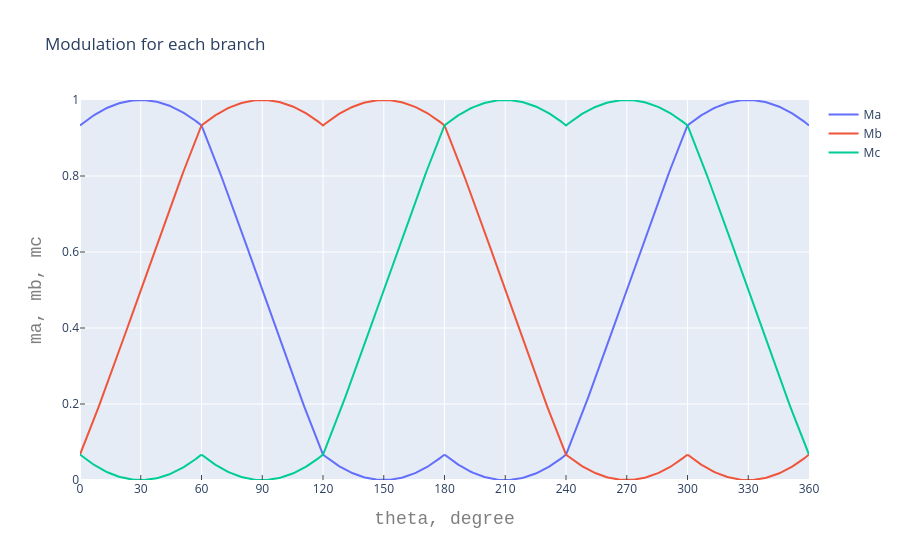

This figure's notebook cell:
### Markdown cell above
### SVPWM

For SVPWM, the zero vectors $T_{000}$ and $T_{111}$ are equally distributted.
$$T_{000} = T_{111} = \frac{1}{2}(1 - D_1 - D_2) = T_i$$


As a result,
$$V_0 = \frac{1}{6}(D_2 - D_1)$$

### Code cell
def SVM_duty_calc(VABi): # UABi is the pair values of Ualpha-beta
    Sector = modu_six_sector(VABi)
    [ta,tb,tc] = tabc(VABi)

    if Sector == 0:    # V0(000) <=> V1(100) <=> V2(110) <=> V7(111)
        d1 = tc # V1(100)
        d2 = ta # V2(110)
    elif Sector == 1:    # V0(000) <=> V3(010) <=> V2(110) <=> V7(111)
        d1 = -tc # V3(010)
        d2 = -tb # V2(110)
    elif Sector == 2:    # V0(000) <=> V3(010) <=> V4(011) <=> V7(111)
        d1 = ta # V3(010)
        d2 = tb # V4(011)
    elif Sector == 3:    # V0(000) <=> V5(001) <=> V4(011) <=> V7(111)
        d1 = -ta # V5(001)
        d2 = -tc # V4(011)
    elif Sector == 4:    # V0(000) <=> V5(001) <=> V6(101) <=> V7(111)
        d1 = tb # V5(001)
        d2 = tc # V6(101)
    else:                # V0(000) <=> V1(100) <=> V6(101) <=> V7(111)
        d1 = -tb # V1(100)
        d2 = -ta # V6(101)

    V0min = -1/2 + d1/3 + 2*d2/3
    V0max =  1/2 - 2*d1/3 - d2/3
    v_cm = (d2 - d1)/6  # SVPWM, Without CMV injection
    if v_cm > V0max:
        v_cm = V0max
    elif v_cm < V0min:
        v_cm = V0min
    else:
        pass

    if Sector == 0: # V0(000) <=> V1(100) <=> V2(110) <=> V7(111)
        mc = 1/2 + v_cm - d1/3 - 2*d2/3
        mb = mc + d2
        ma = mb + d1
    elif Sector == 1: # V0(000) <=> V3(010) <=> V2(110) <=> V7(111)
        mc = 1/2 + v_cm - d1/3 - 2*d2/3
        ma = mc + d2
        mb = ma + d1
    elif Sector == 2: # V0(000) <=> V3(010) <=> V4(011) <=> V7(111)
        ma = 1/2 + v_cm - d1/3 - 2*d2/3
        mc = ma + d2
        mb = mc + d1
    elif Sector == 3: # V0(000) <=> V5(001) <=> V4(011) <=> V7(111)
        ma = 1/2 + v_cm - d1/3 - 2*d2/3
        mb = ma + d2
        mc = mb + d1
    elif Sector == 4: # V0(000) <=> V5(001) <=> V6(101) <=> V7(111)
        mb = 1/2 + v_cm - d1/3 - 2*d2/3
        ma = mb + d2
        mc = ma + d1
    else: # V0(000) <=> V1(100) <=> V6(101) <=> V7(111)
        mb = 1/2 + v_cm - d1/3 - 2*d2/3
        mc = mb + d2
        ma = mc + d1

    return [ma, mb, mc]

if 1:
    SVM_duty_calc_scatter = []
    for i, MIi in enumerate(np.transpose(list(map(SVM_duty_calc, np.transpose(VAB))))):
        SVM_duty_calc_scatter.append(
            go.Scatter(
                x = theta_degree, # assign x as the dataframe column 'x'
                y = MIi,
                name = 'Ma' if i==0
                            else 'Mb' if i==1
                                      else 'Mc'
            )
        )

    layout_SVM_duty_calc_scatter = go.Layout(
        title='Modulation for each branch',
        xaxis=dict( title=dict(text='theta, degree', font=dict( family='Courier New, monospace', size=18, color='#7f7f7f' )),
            range=[0, theta_degree], tickmode = 'linear', ticks='inside', dtick = 30 ),
        yaxis=dict(
            title=dict(text='ma, mb, mc', font=dict( family='Courier New, monospace', size=18, color='#7f7f7f' )),
            range=[0, 1], ticks = 'inside' )
    )
    fig = go.Figure(data = SVM_duty_calc_scatter, layout = layout_SVM_duty_calc_scatter)
    fig.show()

### Figure 1 — Plotly figure (JSON) as saved in the notebook; plotly's stock layout.template omitted (floating-point values rounded to 4 significant figures; data arrays with more than 128 entries replaced by an {"elided": "..."} marker saying what was removed)
{"data": [{"name": "Ma", "type": "scatter", "x": {"elided": "400 float values"}, "y": {"elided": "400 float values"}}, {"name": "Mb", "type": "scatter", "x": {"elided": "400 float values"}, "y": {"elided": "400 float values"}}, {"name": "Mc", "type": "scatter", "x": {"elided": "400 float values"}, "y": {"elided": "400 float values"}}], "layout": {"title": {"text": "Modulation for each branch"}, "xaxis": {"dtick": 30, "range": [0, {"elided": "400 float values"}], "tickmode": "linear", "ticks": "inside", "title": {"font": {"color": "#7f7f7f", "family": "Courier New, monospace", "size": 18}, "text": "theta, degree"}}, "yaxis": {"range": [0, 1], "ticks": "inside", "title": {"font": {"color": "#7f7f7f", "family": "Courier New, monospace", "size": 18}, "text": "ma, mb, mc"}}}}
